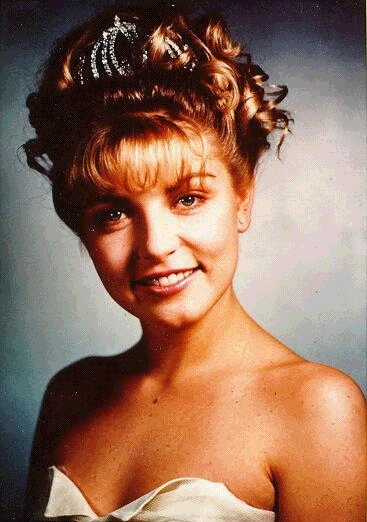
#> input picture Palmer_Homecoming.jpg, 367 x 522 px; its folder holds 4 pictures in this run
$ python 1D.py BlueTonguedSkink_Horiz01813.png   (Python 2 division)
#> lines starting #> are read from the running program, lines starting #| are printed output that depends on the picture
import PIL, numpy
from PIL import Image

def oneDHoriz(pix,coord,pix2):
    '''Takes a h*w*d numpy array named pix (d is bit depth, d=3 for RGB) and creates a horizontal1D slice through row coord, filling array pix2.  Returns 1D image.'''
    rowslice=numpy.take(pix,[coord,],axis=0)[0]
    pix2[:,:]=rowslice
    image=Image.fromarray(pix2)
    return(image)

if __name__ == '__main__':

    # Find all jpegs  in current directory
    import os,sys
    syspath = os.path.dirname(sys.argv[0])
    fullpath = os.path.abspath(syspath)
    allfiles=os.listdir(fullpath)
    filelist=[]
    for filename in allfiles:
        if filename[-4:] in ('.jpg','.JPG') or filename[-5:] in ('.jpeg','.JPEG'):
            filelist.append(filename)
    if len(filelist)==0:
        print("No .jpeg files found....")

    for f in filelist:
        # Build input pixel array and array for storing output
        froot=f.split(".")[0]
        pim=Image.open(f)
#> pim is the input picture: PIL image 367x522 RGB; mean R, G, B 147.6, 111.8, 92.4
        w,h=pim.size
#> w = 367; h = 522
        pix=numpy.array(pim)
        pix2=numpy.zeros((h/4,w,3),numpy.uint8)

        # Slice and save to file
        for y in xrange(0,h-1,h/10):
            im=oneDHoriz(pix,y,pix2)
            im.save(froot+"_Horiz%05d"%y+".png")
#> this loop made 11 passes
#> pass 1, in oneDHoriz, `image=Image.fromarray(pix2)`:
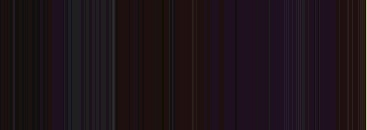
#> image: PIL image 367x130 RGB; mean R, G, B 30, 19.1, 24.6
#> after the loop:
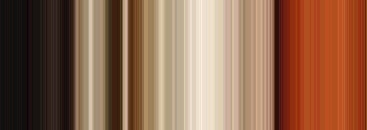
#> im: PIL image 367x130 RGB; mean R, G, B 141.3, 101.8, 77.5

        # Transpose pixels before slicing if you want to slice vertically
        pix=numpy.transpose(pix,axes=(1,0,2))
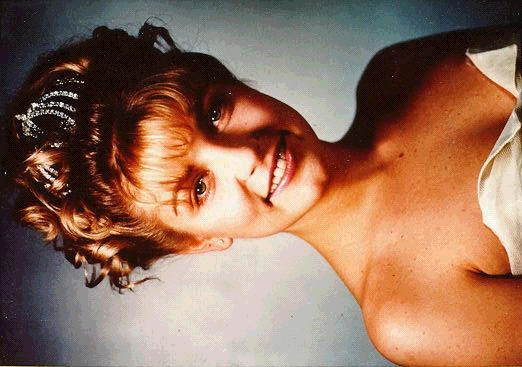
#> pix: shape (367, 522, 3); mean R, G, B 147.6, 111.8, 92.4
        pix2=numpy.zeros((h,w/4,3),numpy.uint8)
        pix2=numpy.transpose(pix2,axes=(1,0,2))

        # Slice, rotate and save to file
        for x in xrange(0,w-1,w/10):
            im=oneDHoriz(pix,x,pix2).rotate(-90)
            im.save(froot+"_Vert%05d"%x+".png")
#> this loop made 11 passes
#> pass 1, in oneDHoriz (call 12), `image=Image.fromarray(pix2)`:
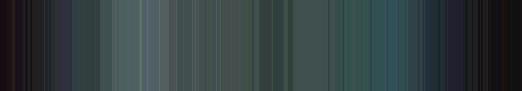
#> image: PIL image 522x91 RGB; mean R, G, B 51.1, 62.7, 64.6
#> pass 1, `im=oneDHoriz(pix,x,pix2).rotate(-90)`:
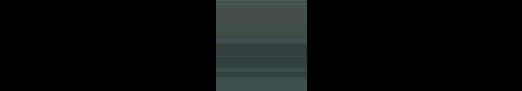
#> im: PIL image 522x91 RGB; mean R, G, B 10.6, 13, 12.5
#> pass 2, in oneDHoriz (call 13), `image=Image.fromarray(pix2)`:
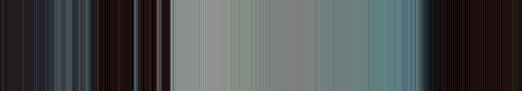
#> image: PIL image 522x91 RGB; mean R, G, B 75, 78.8, 78.3
#> after the loop:
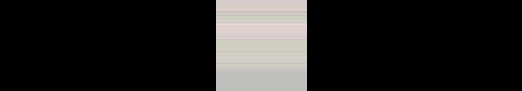
#> im: PIL image 522x91 RGB; mean R, G, B 36, 35.2, 34.1
